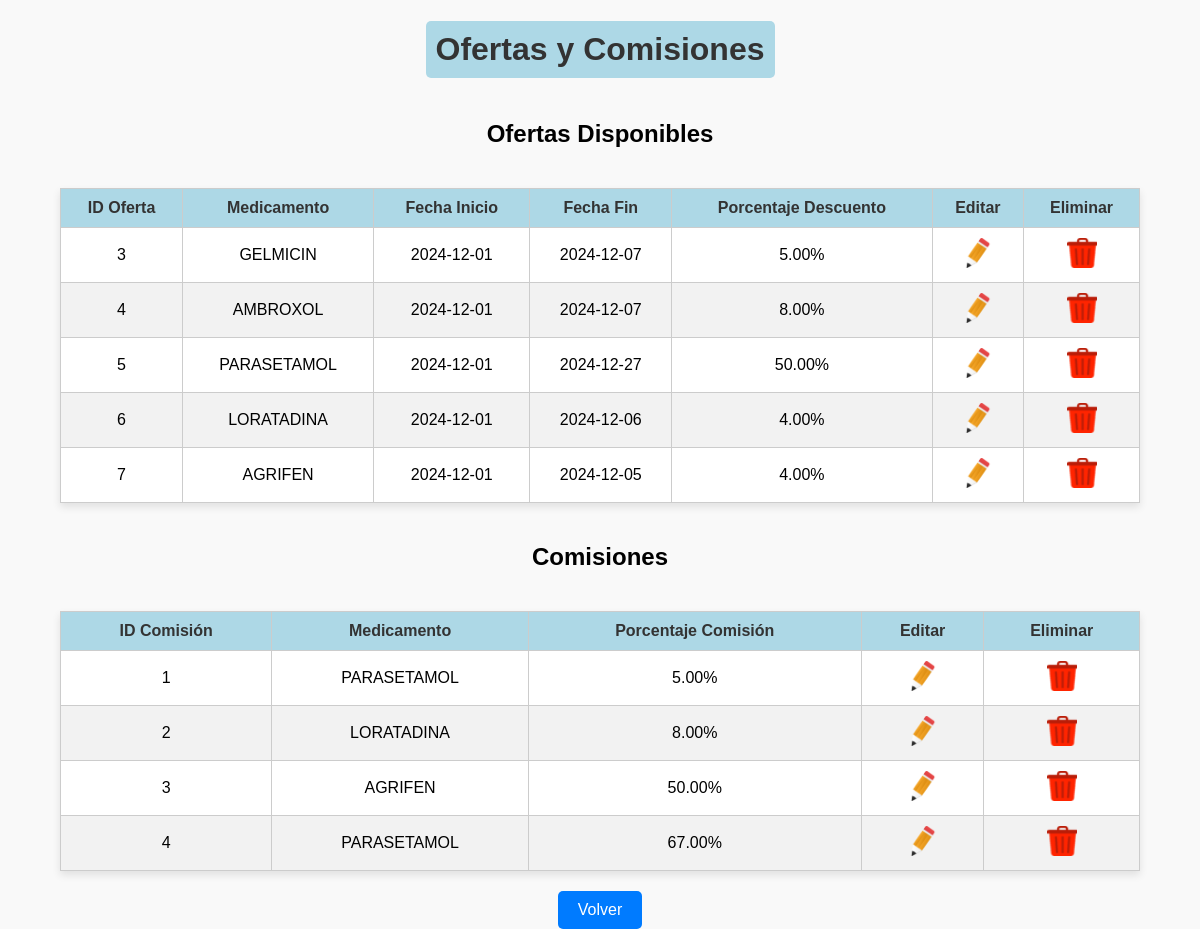
The page /src/MostraOfertasComiciones.php on the database its author committed.
### tables this page shows
CREATE TABLE `Ofertas` (
  `idOferta` int NOT NULL,
  `idMedicamento` int DEFAULT NULL,
  `FechaInicio` date NOT NULL,
  `FechaFin` date NOT NULL,
  `PorcentajeDescuento` decimal(5,2) NOT NULL,
  `estatus` enum('Activo','Inactivo') NOT NULL DEFAULT 'Activo'
);

CREATE TABLE `Medicamento` (
  `idMedicamento` int NOT NULL,
  `Nombre` varchar(100) NOT NULL,
  `idClasificacion` int DEFAULT NULL,
  `Cantidad` int DEFAULT NULL,
  `PrecioCompra` decimal(10,2) NOT NULL,
  `PrecioVenta` decimal(10,2) NOT NULL,
  `idEliminacion` int DEFAULT NULL,
  `idProveedor` int DEFAULT NULL,
  `Descripcion` varchar(600) DEFAULT NULL,
  `Estatus` enum('Disponible','Vendido','Caducado','Eliminado') NOT NULL,
  `idSucursal` int DEFAULT NULL,
  `fechaCaducidad` date DEFAULT NULL,
  `DiasRestantes` int DEFAULT NULL,
  `EstadoCaducidad` varchar(50) DEFAULT NULL
);

CREATE TABLE `Comisiones` (
  `idComision` int NOT NULL,
  `idMedicamento` int DEFAULT NULL,
  `porcentaje_comision` decimal(5,2) NOT NULL
);

### src/MostraOfertasComiciones.php (the view, shortened to what this page needs)
<?php
$host = 'db';
$dbname = 'FARMACIA';
$username = 'user';
$password = 'user_password';
try {
    $pdo = new PDO("mysql:host=$host;dbname=$dbname;charset=utf8", $username, $password);
    $pdo->setAttribute(PDO::ATTR_ERRMODE, PDO::ERRMODE_EXCEPTION);
} catch (PDOException $e) {
    die("Error en la conexión: " . htmlspecialchars($e->getMessage()));
}
$queryOfertas = "SELECT o.idOferta, m.Nombre AS Medicamento, o.FechaInicio, o.FechaFin, o.PorcentajeDescuento
                 FROM Ofertas o
                 INNER JOIN Medicamento m ON o.idMedicamento = m.idMedicamento
                 WHERE o.FechaFin >= CURDATE()";
$stmtOfertas = $pdo->prepare($queryOfertas);
$stmtOfertas->execute();
$ofertas = $stmtOfertas->fetchAll(PDO::FETCH_ASSOC);
$queryComisiones = "SELECT c.idComision, m.Nombre AS Medicamento, c.porcentaje_comision
                    FROM Comisiones c
                    INNER JOIN Medicamento m ON c.idMedicamento = m.idMedicamento";
$stmtComisiones = $pdo->prepare($queryComisiones);
$stmtComisiones->execute();
$comisiones = $stmtComisiones->fetchAll(PDO::FETCH_ASSOC);
?>
<!DOCTYPE html>
<html lang="es">
<head>
    <link rel="stylesheet" type="text/css" href="styleListas.css">
</head>
<body>
    <h1>Ofertas y Comisiones</h1>
    <h2>Ofertas Disponibles</h2>
    <table border="1">
        <thead>
            <tr>
                <th>ID Oferta</th>
                <th>Medicamento</th>
                <th>Fecha Inicio</th>
                <th>Fecha Fin</th>
                <th>Porcentaje Descuento</th>
                <th>Editar</th>
                <th>Eliminar</th>
            </tr>
        </thead>
        <tbody>
            <?php if (count($ofertas) > 0): ?>
                <?php foreach ($ofertas as $oferta): ?>
                    <tr>
                        <td><?php echo htmlspecialchars($oferta['idOferta']); ?></td>
                        <td><?php echo htmlspecialchars($oferta['Medicamento']); ?></td>
                        <td><?php echo htmlspecialchars($oferta['FechaInicio']); ?></td>
                        <td><?php echo htmlspecialchars($oferta['FechaFin']); ?></td>
                        <td><?php echo htmlspecialchars($oferta['PorcentajeDescuento']); ?>%</td>
                        <?php  echo "<td>
                            <span>
                                 <a href='editar_Oferta.php?id=" . $oferta['idOferta'] . "'>
                                     <img src='imagenes/Editar.png' alt='Editar'>
                                 </a>
                            </span>
                                </td>"; ?>
                            <?php  echo "<td>
                            <span>
                                <a href='eliminar_Oferta.php?id=" . $oferta['idOferta']. "' onclick=\"return confirm('¿Estás seguro de que deseas eliminar esta Oferta?');\">
                                 <img src='imagenes/Eliminar.png' alt='Eliminar'>
                                </a>
                             </span>
                                </td>"; ?>
                    </tr>
                <?php endforeach; ?>
            <?php else: ?>
                <tr>
                    <td colspan="5">No hay ofertas disponibles.</td>
                </tr>
            <?php endif; ?>
        </tbody>
    </table>
    <h2>Comisiones</h2>
    <table border="1">
        <thead>
            <tr>
                <th>ID Comisión</th>
                <th>Medicamento</th>
                <th>Porcentaje Comisión</th>
                <th>Editar</th>
                <th>Eliminar</th>
            </tr>
        </thead>
        <tbody>
            <?php if (count($comisiones) > 0): ?>
                <?php foreach ($comisiones as $comision): ?>
                    <tr>
                        <td><?php echo htmlspecialchars($comision['idComision']); ?></td>
                        <td><?php echo htmlspecialchars($comision['Medicamento']); ?></td>
                        <td><?php echo htmlspecialchars($comision['porcentaje_comision']); ?>%</td>
                        <?php  echo "<td>
                            <span>
                                 <a href='editar_Comicion.php?id=" . $comision['idComision'] . "'>
                                     <img src='imagenes/Editar.png' alt='Editar'>
                                 </a>
                            </span>
                                </td>"; ?>
                            <?php  echo "<td>
                            <span>
                                <a href='eliminar_Comicion.php?id=" . $comision['idComision']. "' onclick=\"return confirm('¿Estás seguro de que deseas eliminar esta Comicion?');\">
                                 <img src='imagenes/Eliminar.png' alt='Eliminar'>
                                </a>
                             </span>
                                </td>"; ?>
                    </tr>
                <?php endforeach; ?>
            <?php else: ?>
                <tr>
                    <td colspan="3">No hay comisiones registradas.</td>
                </tr>
            <?php endif; ?>
        </tbody>
    </table>
    <button onclick="window.location.href='pagina_admin.html';">Volver</button>
</body>
</html>

### src/styleListas.css (style rules this page uses)
h1 { text-align: center; background-color: #add8e6; padding: 10px; border-radius: 5px; font-family: Arial, sans-serif; color: #333; }
body { font-family: Arial, sans-serif; background-color: #f9f9f9; margin: 0; padding: 0; display: flex; flex-direction: column; align-items: center; }
table { border-collapse: collapse; width: 90%; margin: 20px auto; background-color: #fff; box-shadow: 0 4px 8px rgba(0, 0, 0, 0.1); text-align: center; }
th, td { border: 1px solid #ccc; padding: 10px; }
th { background-color: #add8e6; color: #333; font-weight: bold; }
tr:nth-child(even) { background-color: #f2f2f2; }
a img { width: 30px; height: 30px; }
button { background-color: #007bff; color: white; padding: 10px 20px; border: none; border-radius: 5px; cursor: pointer; font-size: 16px; }
span { display: inline-flex; gap: 25px; }

### rows shown on the page
ofertas: idOferta "3", idMedicamento.Nombre "GELMICIN", FechaInicio "2024-12-01", FechaFin "2024-12-07", PorcentajeDescuento "5.00"
ofertas: idOferta "4", idMedicamento.Nombre "AMBROXOL", FechaInicio "2024-12-01", FechaFin "2024-12-07", PorcentajeDescuento "8.00"
ofertas: idOferta "5", idMedicamento.Nombre "PARASETAMOL", FechaInicio "2024-12-01", FechaFin "2024-12-27", PorcentajeDescuento "50.00"
ofertas: idOferta "6", idMedicamento.Nombre "LORATADINA", FechaInicio "2024-12-01", FechaFin "2024-12-06", PorcentajeDescuento "4.00"
ofertas: idOferta "7", idMedicamento.Nombre "AGRIFEN", FechaInicio "2024-12-01", FechaFin "2024-12-05", PorcentajeDescuento "4.00"
comisiones: idComision "1", idMedicamento.Nombre "PARASETAMOL", porcentaje_comision "5.00"
comisiones: idComision "2", idMedicamento.Nombre "LORATADINA", porcentaje_comision "8.00"
comisiones: idComision "3", idMedicamento.Nombre "AGRIFEN", porcentaje_comision "50.00"
comisiones: idComision "4", idMedicamento.Nombre "PARASETAMOL", porcentaje_comision "67.00"
